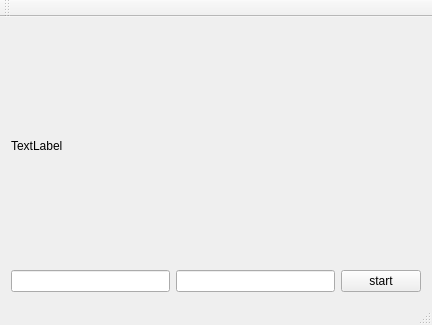
<?xml version="1.0" encoding="UTF-8"?>
<ui version="4.0">
 <class>MainWindow</class>
 <widget class="QMainWindow" name="MainWindow">
  <property name="geometry">
   <rect>
    <x>0</x>
    <y>0</y>
    <width>432</width>
    <height>325</height>
   </rect>
  </property>
  <property name="windowTitle">
   <string>MainWindow</string>
  </property>
  <widget class="QWidget" name="centralWidget">
   <layout class="QGridLayout" name="gridLayout">
    <item row="1" column="2">
     <widget class="QPushButton" name="start_pushButton">
      <property name="text">
       <string>start</string>
      </property>
     </widget>
    </item>
    <item row="1" column="1">
     <widget class="QLineEdit" name="password_lineEdit"/>
    </item>
    <item row="1" column="0">
     <widget class="QLineEdit" name="username_lineEdit"/>
    </item>
    <item row="0" column="0" colspan="3">
     <widget class="QLabel" name="m_label">
      <property name="text">
       <string>TextLabel</string>
      </property>
     </widget>
    </item>
   </layout>
  </widget>
  <widget class="QMenuBar" name="menuBar">
   <property name="geometry">
    <rect>
     <x>0</x>
     <y>0</y>
     <width>432</width>
     <height>23</height>
    </rect>
   </property>
  </widget>
  <widget class="QToolBar" name="mainToolBar">
   <attribute name="toolBarArea">
    <enum>TopToolBarArea</enum>
   </attribute>
   <attribute name="toolBarBreak">
    <bool>false</bool>
   </attribute>
  </widget>
  <widget class="QStatusBar" name="statusBar"/>
 </widget>
 <layoutdefault spacing="6" margin="11"/>
 <resources/>
 <connections/>
</ui>
